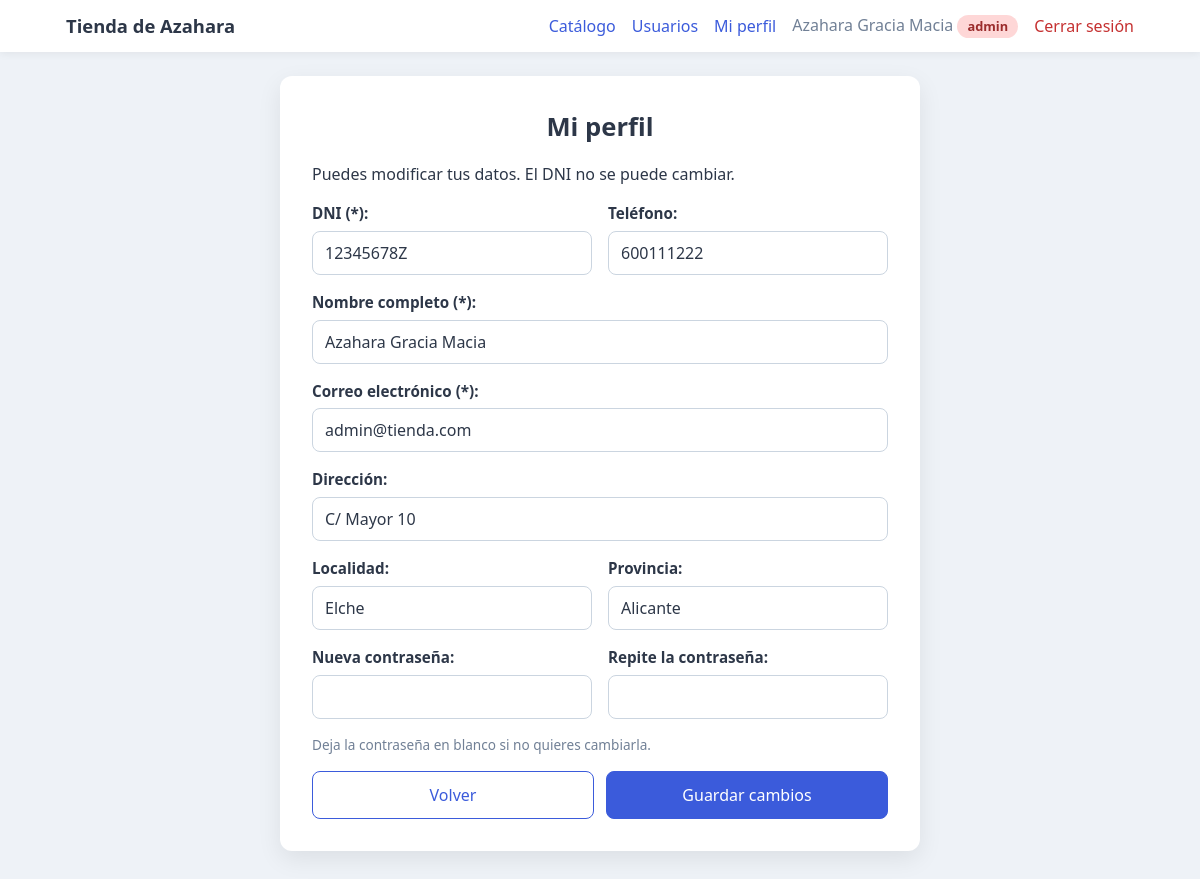
Page /GestionUsuarios/perfil.php (signed in) on the committed database.
### tables this page shows
CREATE TABLE usuarios (
    dni       VARCHAR(9)   NOT NULL,
    nombre    VARCHAR(50)  NOT NULL,
    direccion VARCHAR(100) NULL,
    localidad VARCHAR(50)  NULL,
    provincia VARCHAR(50)  NULL,
    telefono  VARCHAR(9)   NULL,
    email     VARCHAR(100) NOT NULL,
    clave     VARCHAR(255) NOT NULL,
    rol       ENUM('admin', 'editor', 'cliente') NOT NULL DEFAULT 'cliente',

    PRIMARY KEY (dni),
    UNIQUE KEY uk_usuarios_email (email)
);

### modelo/usuariosBD.php (called while the page is built, shortened)
<?php
require_once __DIR__ . "/../funcionesValidacion.php";
require_once __DIR__ . "/../clases/Usuario.php";
function buscarUsuarioDni($DNI): ?Usuario
{
    try {
        $con = conectar();
        $stmt = $con->prepare("SELECT * FROM usuarios WHERE dni = :dni");
        $stmt->execute([":dni" => $DNI]);
        $fila = $stmt->fetch();
        return $fila ? new Usuario($fila) : null;
    } catch (PDOException $e) {
        errorBD($e, "Ocurrió un error al recuperar datos de la base de datos.");
    }
}

### clases/Usuario.php (called while the page is built, shortened)
<?php
class Usuario
{
    private string $dni;
    private string $nombre;
    private string $direccion;
    private string $localidad;
    private string $provincia;
    private string $telefono;
    private string $email;
    public function __construct(array $fila)
    {
        $this->dni = $fila["dni"];
        $this->nombre = $fila["nombre"];
        $this->direccion = $fila["direccion"] ?? "";
        $this->localidad = $fila["localidad"] ?? "";
        $this->provincia = $fila["provincia"] ?? "";
        $this->telefono = $fila["telefono"] ?? "";
        $this->email = $fila["email"];
    }
    public function getDni(): string
    {
        return $this->dni;
    }
    public function getNombre(): string
    {
        return $this->nombre;
    }
    public function getDireccion(): string
    {
        return $this->direccion;
    }
    public function getLocalidad(): string
    {
        return $this->localidad;
    }
    public function getProvincia(): string
    {
        return $this->provincia;
    }
    public function getTelefono(): string
    {
        return $this->telefono;
    }
    public function getEmail(): string
    {
        return $this->email;
    }
}

### funcionesValidacion.php (called while the page is built, shortened)
<?php
function textoProtegido($texto): string
{
    return htmlspecialchars((string) ($texto ?? ""), ENT_QUOTES, "UTF-8");
}
?>

### includes/camposUsuario.php (the view, shortened to what this page needs)
<div class="campo">
    <label for="DNI">DNI (*):</label>
    <?php if ($dniBloqueado) : ?>
        <input type="text" id="DNI" value="<?= textoProtegido($DNI) ?>" disabled>
    <?php else : ?>
        <input type="text" name="DNI" id="DNI" value="<?= textoProtegido($DNI) ?>" placeholder="Ej: 12345678Z">
    <?php endif ?>
</div>
<div class="campo">
    <label for="telefono">Teléfono:</label>
    <input type="text" name="telefono" id="telefono" value="<?= textoProtegido($telefono) ?>" placeholder="Ej: 695439149">
</div>
<div class="campo completo">
    <label for="nombre">Nombre completo (*):</label>
    <input type="text" name="nombre" id="nombre" value="<?= textoProtegido($nombre) ?>" placeholder="Ej: Azahara Gracia Maciá">
</div>
<div class="campo completo">
    <label for="email">Correo electrónico (*):</label>
    <input type="email" name="email" id="email" value="<?= textoProtegido($email) ?>" placeholder="Ej: azagramac@alu.edu.gva.es">
</div>
<div class="campo completo">
    <label for="direccion">Dirección:</label>
    <input type="text" name="direccion" id="direccion" value="<?= textoProtegido($direccion) ?>" placeholder="Ej: C/Concepción Arenal">
</div>
<div class="campo">
    <label for="localidad">Localidad:</label>
    <input type="text" name="localidad" id="localidad" value="<?= textoProtegido($localidad) ?>" placeholder="Ej: Elche">
</div>
<div class="campo">
    <label for="provincia">Provincia:</label>
    <input type="text" name="provincia" id="provincia" value="<?= textoProtegido($provincia) ?>" placeholder="Ej: Alicante">
</div>

### css/estilos.css (style rules this page uses)
:root { --color-fondo: #eef2f7; --color-tarjeta: #ffffff; --color-texto: #2d3748; --color-suave: #718096; --color-borde: #cbd5e0; --color-principal: #3b5bdb; --color-principal-hover: #2f4ac0; --color-error: #c53030; --color-error-fondo: #fff5f5; --color-exito: #276749; --color-exito-fondo: #f0fff4; }
* { box-sizing: border-box; }
body { margin: 0; min-height: 100vh; display: flex; justify-content: center; align-items: center; padding: 24px 16px; background-color: var(--color-fondo); color: var(--color-texto); font-family: "Segoe UI", Arial, sans-serif; line-height: 1.5; }
.campo { display: flex; flex-direction: column; margin-bottom: 16px; }
.campo label { margin-bottom: 6px; font-weight: 600; font-size: 0.95rem; }
.campo input, .campo select, .campo textarea { width: 100%; padding: 10px 12px; border: 1px solid var(--color-borde); border-radius: 8px; font-size: 1rem; font-family: inherit; color: var(--color-texto); background-color: #fff; }
.rejilla .completo { grid-column: 1 / -1; }
:root { --color-peligro: #c53030; --color-peligro-hover: #9b2c2c; }
body.con-menu { display: block; padding: 0; }

### rows in the picture
usuarios: dni "12345678Z", telefono "600111222", nombre "Azahara Gracia Macia", email "admin@tienda.com", direccion "C/ Mayor 10", localidad "Elche", provincia "Alicante"

### other values in the picture
textoProtegido($_SESSION["nombre"] ?? "") "Azahara Gracia Macia"
textoProtegido(rolActual()) "admin"
